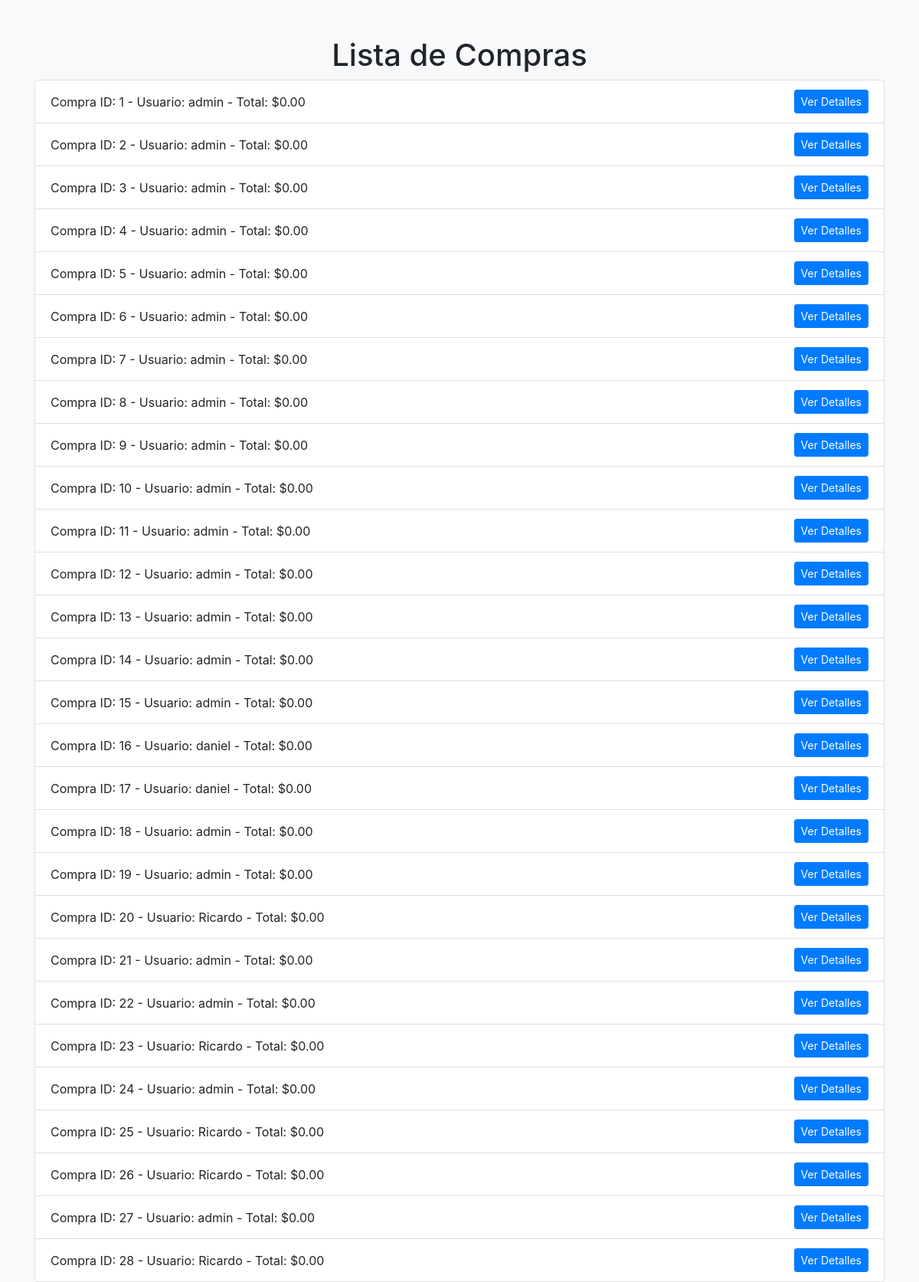
/miapp/compras/ (signed in), run on the app's committed database.
### miapp/models.py (models this page shows, shortened)
class Compra(models.Model):
    usuario = models.ForeignKey(UsuarioAdmin, on_delete=models.CASCADE)
    productos = models.ManyToManyField(Producto, through='DetalleCompra')
    fecha = models.DateTimeField(auto_now_add=True)
    total = models.DecimalField(max_digits=10, decimal_places=2, default=0)

class UsuarioAdmin(AbstractUser):
    pass
    groups = models.ManyToManyField(
        Group,
        related_name='usuarioadmin_groups',  # related_name único
        blank=True,
        help_text=('The groups this user belongs to. A user will get all permissions '
                   'granted to each of their groups.'),
        related_query_name='usuarioadmin'
    )
    user_permissions = models.ManyToManyField(
        Permission,
        related_name='usuarioadmin_user_permissions',  # related_name único
        blank=True,
        help_text='Specific permissions for this user.',
        related_query_name='usuarioadmin'
    )

### miapp/views.py (the view)
# urls.py: path('compras/', lista_compras, name='lista_compras'),
@login_required
def lista_compras(request):
    compras = Compra.objects.all()
    return render(request, 'lista_compras.html', {'compras': compras})

### miapp/templates/lista_compras.html (shortened to what this page needs)
<!DOCTYPE html>
<html lang="es">
<head>
    <link rel="stylesheet" href="https://stackpath.bootstrapcdn.com/bootstrap/4.5.2/css/bootstrap.min.css">
</head>
<body class="bg-light">
    <div class="container mt-5">
        <div class="row">
            <div class="col">
                <h1 class="text-center">Lista de Compras</h1>
                <ul class="list-group">
                    {% for compra in compras %}
                    <li class="list-group-item d-flex justify-content-between align-items-center">
                        <span>Compra ID: {{ compra.id }} - Usuario: {{ compra.usuario.username }} - Total: ${{ compra.total }}</span>
                        <a href="{% url 'detalle_compra' compra.id %}" class="btn btn-primary btn-sm">Ver Detalles</a>
                    </li>
                    {% endfor %}
                </ul>
            </div>
        </div>
    </div>
</body>
</html>

### data on the page
Compra: id "1", usuario.username "admin", total "0.00"
Compra: id "2", usuario.username "admin", total "0.00"
Compra: id "3", usuario.username "admin", total "0.00"
Compra: id "4", usuario.username "admin", total "0.00"
Compra: id "5", usuario.username "admin", total "0.00"
Compra: id "6", usuario.username "admin", total "0.00"
Compra: id "7", usuario.username "admin", total "0.00"
Compra: id "8", usuario.username "admin", total "0.00"
Compra: id "9", usuario.username "admin", total "0.00"
Compra: id "10", usuario.username "admin", total "0.00"
Compra: id "11", usuario.username "admin", total "0.00"
Compra: id "12", usuario.username "admin", total "0.00"
Compra: id "13", usuario.username "admin", total "0.00"
Compra: id "14", usuario.username "admin", total "0.00"
Compra: id "15", usuario.username "admin", total "0.00"
Compra: id "16", usuario.username "daniel", total "0.00"
Compra: id "17", usuario.username "daniel", total "0.00"
Compra: id "18", usuario.username "admin", total "0.00"
Compra: id "19", usuario.username "admin", total "0.00"
Compra: id "20", usuario.username "Ricardo", total "0.00"
Compra: id "21", usuario.username "admin", total "0.00"
Compra: id "22", usuario.username "admin", total "0.00"
Compra: id "23", usuario.username "Ricardo", total "0.00"
Compra: id "24", usuario.username "admin", total "0.00"
Compra: id "25", usuario.username "Ricardo", total "0.00"
Compra: id "26", usuario.username "Ricardo", total "0.00"
Compra: id "27", usuario.username "admin", total "0.00"
Compra: id "28", usuario.username "Ricardo", total "0.00"
